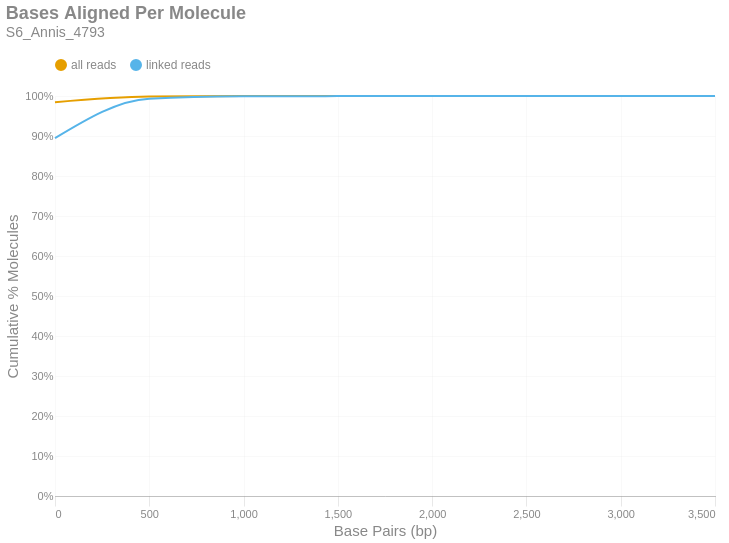

The notebook cell this image was saved under:
### Markdown cell above
### Bases Aligned Per Molecule
This is a cumulative frequency distribution showing the number of base pairs aligned per unique molecule. These data are shown in 500 bp bins. There are two distributions: one with `all reads` (yellow) and another with only `linked reads` (blue). The percent of molecules in the `linked reads` distribution is relative to the total number of linked molecules.

### Code cell
if SKIPLR:
    print_html(f"Skipped")
else:
    binned_df = consolidated_hist(valids['aligned_bp'], mask, 500, True)
    with SafeRender(binned_df):
        (
            density_plot(binned_df, 'Bases Aligned Per Molecule', samplename, 'basesper')
            .encode(
                x=alt.X('bin:Q', title="Base Pairs (bp)").axis(tickMinStep=500).scale(padding=0),
                y=alt.Y('value:Q', title='Cumulative % Molecules')
                    .axis(format='%')
                    .scale(domain = [0,1])
                    .stack(False),
                color=alt.Color("key:N").scale(domain = ["all reads", "linked reads"]),
                tooltip = [
                    alt.Tooltip("key:N", title = "Data Type"),
                    alt.Tooltip("range_label:N", title="Bases Aligned Per Molecule"),
                    alt.Tooltip("value:Q", format = ".2%", title="% Molecules (Cum.)")
                ]
            )
        ).display()

### Figure 1 — Vega-Lite specification as saved in the notebook (floating-point values rounded to 4 significant figures)
{"width": "container", "height": 400, "config": {"title": {"anchor": "start", "dy": -15, "fontSize": 18, "color": "#888888", "subtitleColor": "#888888", "subtitleFontSize": 14}, "arc": {"fill": "#0072B2"}, "axis": {"domainColor": "#888888", "domainWidth": 0.5, "gridWidth": 0.2, "grid": false, "titleFontWeight": 400, "titleFontSize": 15, "labelFontSize": 11, "labelColor": "#888888", "tickColor": "#888888", "tickWidth": 0.2, "titleColor": "#888888"}, "axisBand": {"grid": false}, "axisX": {"grid": true, "tickSize": 10, "domainCap": "round"}, "axisY": {"domain": false, "grid": true, "tickSize": 0, "domainCap": "round"}, "background": "transparent", "header": {"labelFontSize": 15, "labelColor": "#888888", "titleFontSize": 15, "titleFontWeight": 600, "titleColor": "#888888"}, "legend": {"labelFont": "sans-serif", "labelFontSize": 12, "labelColor": "#888888", "symbolSize": 100, "symbolType": "circle", "titleFontSize": 12, "titlePadding": 10, "titleColor": "#888888", "title": null, "orient": "top"}, "range": {"category": ["#E69F00", "#56B4E9", "#009E73", "#F0E442", "#0072B2", "#D55E00", "#CC79A7", "#000000"], "diverging": ["#cfe8f3", "#a2d4ec", "#73bfe2", "#46abdb", "#1696d2", "#12719e"]}, "area": {"fill": "#0072B2", "fillOpacity": 0.7, "line": true, "strokeOpacity": 0.7}, "line": {"color": "#0072B2", "stroke": "#0072B2", "strokeWidth": 2}, "trail": {"color": "#0072B2", "stroke": "#0072B2", "strokeWidth": 0, "size": 1}, "point": {"filled": true, "fillOpacity": 1.0, "size": 95}, "text": {"color": "#888888", "fontSize": 11, "align": "right", "fontWeight": 400, "size": 11}, "bar": {"fill": "#0072B2", "stroke": null}, "view": {"stroke": null, "continuousWidth": 660, "continuousHeight": 400}}, "data": {"name": "data-c340b7dfced1190b31f949345e137633"}, "mark": {"type": "line", "interpolate": "monotone", "point": {"opacity": 0, "size": 275}}, "encoding": {"color": {"field": "key", "scale": {"domain": ["all reads", "linked reads"]}, "type": "nominal"}, "tooltip": [{"field": "key", "title": "Data Type", "type": "nominal"}, {"field": "range_label", "title": "Bases Aligned Per Molecule", "type": "nominal"}, {"field": "value", "format": ".2%", "title": "% Molecules (Cum.)", "type": "quantitative"}], "x": {"axis": {"tickMinStep": 500}, "field": "bin", "scale": {"padding": 0}, "title": "Base Pairs (bp)", "type": "quantitative"}, "y": {"axis": {"format": "%"}, "field": "value", "scale": {"domain": [0, 1]}, "stack": false, "title": "Cumulative % Molecules", "type": "quantitative"}}, "params": [{"name": "param_c36ac31b6afebe62", "select": {"type": "point", "fields": ["key"]}, "bind": "legend"}], "title": {"text": "Bases Aligned Per Molecule", "subtitle": "S6_Annis_4793"}, "transform": [{"fold": ["all reads (cumsum)", "linked reads (cumsum)"]}, {"calculate": "replace(datum.key, ' (cumsum)', '')", "as": "key"}, {"filter": {"param": "param_c36ac31b6afebe62"}}], "usermeta": {"embedOptions": {"downloadFileName": "S6_Annis_4793.basesper"}}, "$schema": "https://vega.github.io/schema/vega-lite/v6.1.0.json", "datasets": {"data-c340b7dfced1190b31f949345e137633": [{"bin": "0.0", "interval": "0.0-500.0", "all reads": 0.9845, "linked reads": 0.8947, "all reads (cumsum)": 0.9845, "linked reads (cumsum)": 0.8947, "range_label": "0-499"}, {"bin": "500.0", "interval": "500.0-1000.0", "all reads": 0.01406, "linked reads": 0.09864, "all reads (cumsum)": 0.9985, "linked reads (cumsum)": 0.9934, "range_label": "500-999"}, {"bin": "1000.0", "interval": "1000.0-1500.0", "all reads": 0.001211, "linked reads": 0.005727, "all reads (cumsum)": 0.9997, "linked reads (cumsum)": 0.9991, "range_label": "1000-1499"}, {"bin": "1500.0", "interval": "1500.0-2000.0", "all reads": 0.0001972, "linked reads": 0.0006271, "all reads (cumsum)": 0.9999, "linked reads (cumsum)": 0.9997, "range_label": "1500-1999"}, {"bin": "2000.0", "interval": "2000.0-2500.0", "all reads": 4.65e-05, "linked reads": 0.0001951, "all reads (cumsum)": 1.0, "linked reads (cumsum)": 0.9999, "range_label": "2000-2499"}, {"bin": "2500.0", "interval": "2500.0-3000.0", "all reads": 9.62e-06, "linked reads": 4.18e-05, "all reads (cumsum)": 1.0, "linked reads (cumsum)": 1.0, "range_label": "2500-2999"}, {"bin": "3000.0", "interval": "3000.0-3500.0", "all reads": 1.603e-06, "linked reads": 1.393e-05, "all reads (cumsum)": 1.0, "linked reads (cumsum)": 1.0, "range_label": "3000-3499"}, {"bin": "3500.0", "interval": "3500.0-4000.0", "all reads": 3.207e-06, "linked reads": 1.393e-05, "all reads (cumsum)": 1.0, "linked reads (cumsum)": 1.0, "range_label": "3500-3999"}]}}
